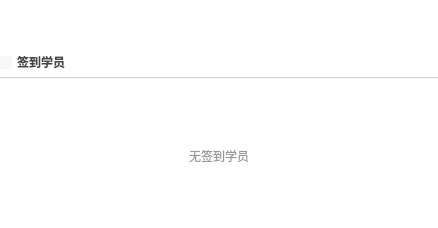
<?xml version="1.0" encoding="UTF-8"?>
<ui version="4.0">
 <class>SignInListItem</class>
 <widget class="QWidget" name="SignInListItem">
  <property name="geometry">
   <rect>
    <x>0</x>
    <y>0</y>
    <width>438</width>
    <height>228</height>
   </rect>
  </property>
  <property name="windowTitle">
   <string>Form</string>
  </property>
  <property name="styleSheet">
   <string notr="true">#VideoChoiceItem
{
	background-color: rgb(255, 255, 255);
	border-bottom-color:#E7EAEC;
	border-bottom-width: 1px;
    border:none;
}

QLabel
{
	font: 14px &quot;微软雅黑&quot;;
	border-radius:15px;
	background-color: rgb(248, 248, 248);
	color:rgba(68,68,68,255);
    border:none;
}</string>
  </property>
  <layout class="QGridLayout" name="gridLayoutItem">
   <property name="leftMargin">
    <number>0</number>
   </property>
   <property name="topMargin">
    <number>0</number>
   </property>
   <property name="rightMargin">
    <number>0</number>
   </property>
   <property name="bottomMargin">
    <number>0</number>
   </property>
   <property name="spacing">
    <number>0</number>
   </property>
   <item row="0" column="0">
    <widget class="CWidget" name="widget" native="true">
     <property name="styleSheet">
      <string notr="true">#widget
{
	background-color: rgb(255, 255, 255);
	border-bottom-color:#E7EAEC;
	border-bottom-width: 1px;
    border:none;
}</string>
     </property>
     <layout class="QGridLayout" name="gridLayout">
      <property name="leftMargin">
       <number>0</number>
      </property>
      <property name="topMargin">
       <number>0</number>
      </property>
      <property name="rightMargin">
       <number>0</number>
      </property>
      <property name="bottomMargin">
       <number>10</number>
      </property>
      <property name="horizontalSpacing">
       <number>0</number>
      </property>
      <property name="verticalSpacing">
       <number>10</number>
      </property>
      <item row="0" column="0" colspan="3">
       <layout class="QGridLayout" name="gridLayout1">
        <property name="bottomMargin">
         <number>5</number>
        </property>
        <property name="horizontalSpacing">
         <number>0</number>
        </property>
        <property name="verticalSpacing">
         <number>5</number>
        </property>
        <item row="0" column="1">
         <widget class="QLabel" name="labTitle">
          <property name="sizePolicy">
           <sizepolicy hsizetype="Expanding" vsizetype="Preferred">
            <horstretch>0</horstretch>
            <verstretch>0</verstretch>
           </sizepolicy>
          </property>
          <property name="minimumSize">
           <size>
            <width>0</width>
            <height>20</height>
           </size>
          </property>
          <property name="maximumSize">
           <size>
            <width>16777215</width>
            <height>20</height>
           </size>
          </property>
          <property name="styleSheet">
           <string notr="true">#labTitle{
	color:rgba(68,68,68,255);
	background-color: rgb(255, 255, 255);
	font: 14px &quot;微软雅黑&quot;;
font-weight:500;
}</string>
          </property>
          <property name="text">
           <string>签到学员</string>
          </property>
         </widget>
        </item>
        <item row="1" column="0" colspan="2">
         <widget class="Line" name="line">
          <property name="minimumSize">
           <size>
            <width>0</width>
            <height>2</height>
           </size>
          </property>
          <property name="maximumSize">
           <size>
            <width>16777215</width>
            <height>2</height>
           </size>
          </property>
          <property name="styleSheet">
           <string notr="true">background:rgba(235,235,235,100);
</string>
          </property>
          <property name="orientation">
           <enum>Qt::Horizontal</enum>
          </property>
         </widget>
        </item>
        <item row="0" column="0">
         <widget class="QWidget" name="widget_2" native="true">
          <property name="minimumSize">
           <size>
            <width>17</width>
            <height>20</height>
           </size>
          </property>
          <property name="maximumSize">
           <size>
            <width>17</width>
            <height>20</height>
           </size>
          </property>
          <layout class="QVBoxLayout" name="verticalLayout_2">
           <property name="spacing">
            <number>0</number>
           </property>
           <property name="leftMargin">
            <number>0</number>
           </property>
           <property name="topMargin">
            <number>0</number>
           </property>
           <property name="rightMargin">
            <number>5</number>
           </property>
           <property name="bottomMargin">
            <number>0</number>
           </property>
           <item>
            <spacer name="verticalSpacer">
             <property name="orientation">
              <enum>Qt::Vertical</enum>
             </property>
             <property name="sizeType">
              <enum>QSizePolicy::Fixed</enum>
             </property>
             <property name="sizeHint" stdset="0">
              <size>
               <width>9</width>
               <height>4</height>
              </size>
             </property>
            </spacer>
           </item>
           <item>
            <widget class="QLabel" name="labIcon">
             <property name="minimumSize">
              <size>
               <width>12</width>
               <height>13</height>
              </size>
             </property>
             <property name="maximumSize">
              <size>
               <width>12</width>
               <height>13</height>
              </size>
             </property>
             <property name="styleSheet">
              <string notr="true"/>
             </property>
             <property name="text">
              <string/>
             </property>
            </widget>
           </item>
           <item>
            <spacer name="verticalSpacer_2">
             <property name="orientation">
              <enum>Qt::Vertical</enum>
             </property>
             <property name="sizeType">
              <enum>QSizePolicy::Fixed</enum>
             </property>
             <property name="sizeHint" stdset="0">
              <size>
               <width>20</width>
               <height>3</height>
              </size>
             </property>
            </spacer>
           </item>
          </layout>
         </widget>
        </item>
       </layout>
      </item>
      <item row="1" column="0" colspan="3">
       <widget class="QLabel" name="labNoCountTip">
        <property name="sizePolicy">
         <sizepolicy hsizetype="Expanding" vsizetype="Fixed">
          <horstretch>0</horstretch>
          <verstretch>0</verstretch>
         </sizepolicy>
        </property>
        <property name="minimumSize">
         <size>
          <width>0</width>
          <height>20</height>
         </size>
        </property>
        <property name="maximumSize">
         <size>
          <width>16777215</width>
          <height>20</height>
         </size>
        </property>
        <property name="styleSheet">
         <string notr="true">#labNoCountTip{
	color:rgba(153,153,153,255);
	background-color: rgb(255, 255, 255);
	font: 14px &quot;微软雅黑&quot;;
}</string>
        </property>
        <property name="text">
         <string>无签到学员</string>
        </property>
        <property name="alignment">
         <set>Qt::AlignCenter</set>
        </property>
       </widget>
      </item>
     </layout>
    </widget>
   </item>
  </layout>
 </widget>
 <customwidgets>
  <customwidget>
   <class>CWidget</class>
   <extends>QWidget</extends>
   <header>cwidget.h</header>
   <container>1</container>
  </customwidget>
 </customwidgets>
 <resources>
  <include location="../../VLive/VLive.qrc"/>
 </resources>
 <connections/>
</ui>
